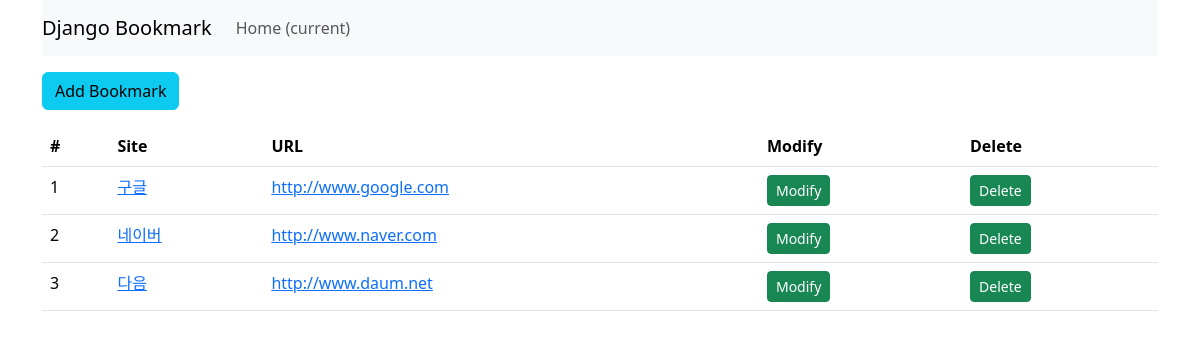
Before: /bookmark/ with the older database file.
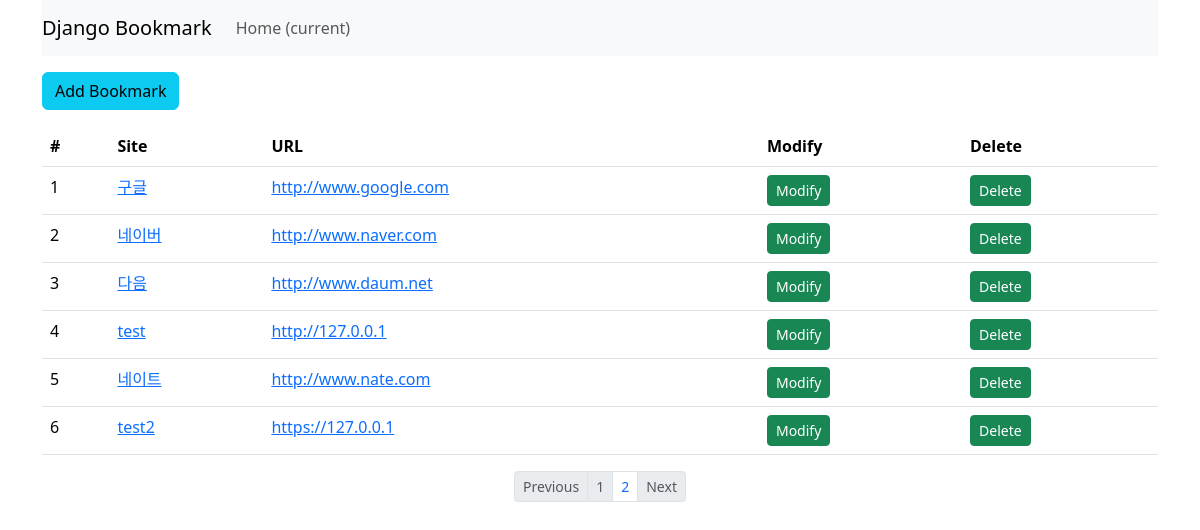
After: the same page with the newer database file.
### bookmark/models.py (models this page shows, shortened)
class Bookmark(models.Model):
    site_name = models.CharField(max_length=100)
    url = models.URLField('site URL')

### bookmark/views.py (the view)
# urls.py: path('', BookmarkListView.as_view(), name='list'),
class BookmarkListView(ListView):
    model = Bookmark
    paginate_by = 6

### bookmark/templates/bookmark/bookmark_list.html (shortened to what this page needs)
{% extends 'base.html' %}
{% block content %}
<div class="btn-group">
    <a href="{% url 'add' %}" class="btn btn-info">Add Bookmark</a>
  </div>
  <table class="table">
    <thead>
      <tr>
        <th scope="col">#</th>
        <th scope="col">Site</th>
        <th scope="col">URL</th>
        <th scope="col">Modify</th>
        <th scope="col">Delete</th>
      </tr>
    </thead>
    <tbody>
      {% for bookmark in object_list %}
        <tr>
          <td>{{forloop.counter}}</td>
          <td><a href="{% url 'detail' pk=bookmark.id %}">{{bookmark.site_name}}</a></td>
          <td><a href="{{bookmark.url}}" target="_blank">{{bookmark.url}}</a></td>
          <td><a href="{% url 'update' pk=bookmark.id %}" class="btn btn-success btn-sm">Modify</a></td>
          <td><a href="{% url 'delete' pk=bookmark.id %}" class="btn btn-success btn-sm">Delete</a></td>
        </tr>
      {% endfor %}
    </tbody>
  </table>
{% endblock %}
{% block pagination %}
  {% if is_paginated %}
    <ul class="pagination justify-content-center pagination-sm">
      {% if page_obj.has_previous %}
        <li class="page-item">
          <a class="page-link" href="{% url 'list' %}?page={{ page_obj.previous_page_number }}" tabindex="-1">Previous</a>
        </li>
      {% else %}
        <li class="page-item disabled">
          <a class="page-link" href="#" tabindex="-1">Previous</a>
        </li>
      {% endif %}
      {% for object in page_obj.paginator.page_range %}
        <li class="page-item {% if page_obj.number == forloop.counter %} disabled{% endif %}">
          <a class="page-link" href="{{ request.path }}?page={{ forloop.counter }}">{{ forloop.counter }}</a>
        </li>
      {% endfor %}
      {% if page_obj.has_next %}
        <li class="page-item disabled">
          <a class="page-link" href="#">Next</a>
        </li>
      {% endif %}
    </ul>
  {% endif %}
{% endblock %}

Changed rows visible on the page:
added Bookmark: site_name "test", url "http://127.0.0.1"
added Bookmark: site_name "네이트", url "http://www.nate.com"
added Bookmark: site_name "test2", url "https://127.0.0.1"
Other visible differences:
text now shown: "Previous Next"
new list line: "1"
new list line: "2"
